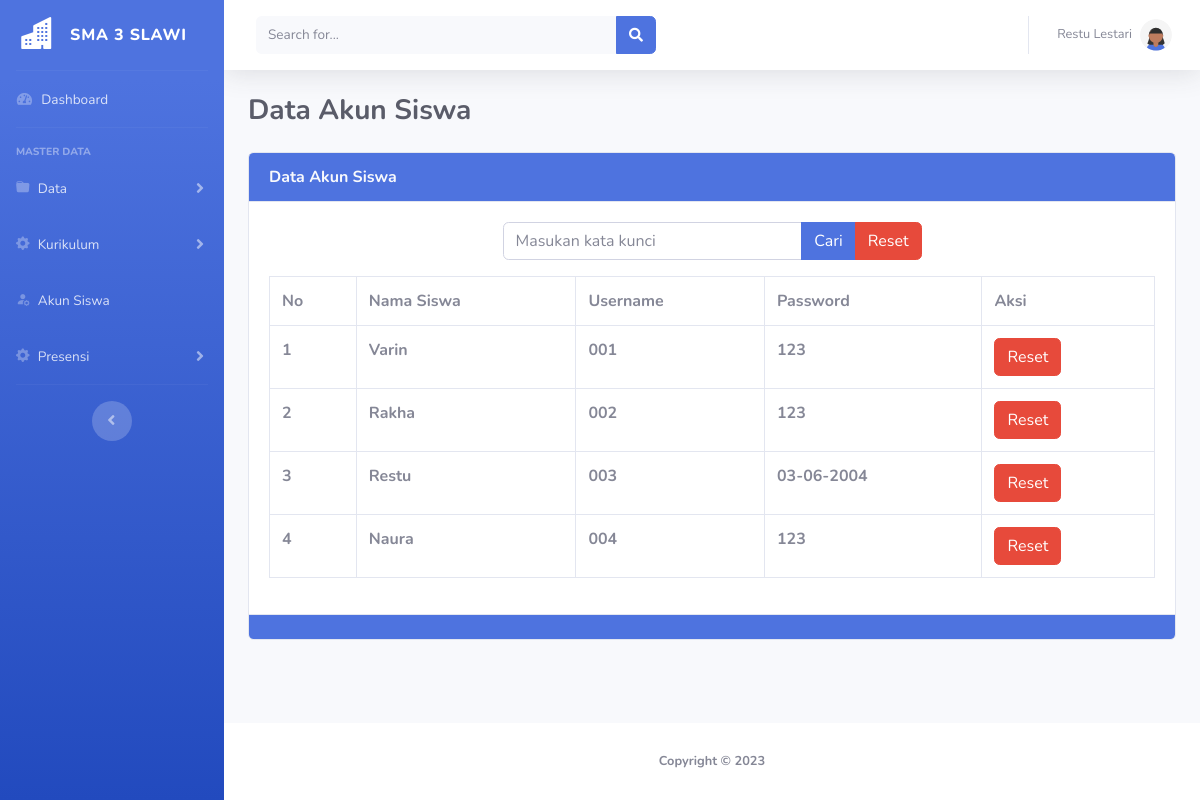
The app's page /admin/akun.php (signed in) with its own data.
### tables this page shows
CREATE TABLE `tblsiswa` (
  `id` int(11) NOT NULL,
  `nama` text NOT NULL,
  `nis` varchar(11) NOT NULL,
  `username` varchar(11) NOT NULL,
  `password` varchar(10) NOT NULL,
  `walikelas` varchar(128) NOT NULL,
  `kelas` varchar(128) NOT NULL
);

### admin/akun.php (the view, shortened to what this page needs)
<?php
include_once "../koneksi.php";
?>
<!DOCTYPE html>
<html lang="en">
<head>
    <link href="../assets/vendor/fontawesome-free/css/all.min.css" rel="stylesheet" type="text/css">
    <link href="https://cdn.jsdelivr.net/npm/bootstrap@5.2.3/dist/css/bootstrap.min.css" rel="stylesheet"
>
    <link rel="stylesheet" href="https://cdn.jsdelivr.net/npm/bootstrap-icons@1.10.5/font/bootstrap-icons.css">
    <link href="../assets/css/sb-admin-2.min.css" rel="stylesheet">
</head>
<body id="page-top">
    <div id="wrapper">
        <ul class="navbar-nav bg-gradient-primary sidebar sidebar-dark accordion" id="accordionSidebar">
            <a class="sidebar-brand d-flex align-items-center justify-content-center" href="index.php">
                <div class="sidebar-brand-icon">
                    <i class="bi bi-buildings-fill"></i>
                </div>
                <div class="sidebar-brand-text mx-3">SMA 3 SLAWI</div>
            </a>
            <hr class="sidebar-divider my-0">
            <li class="nav-item">
                <a class="nav-link" href="index.php">
                    <i class="fas fa-fw fa-tachometer-alt"></i>
                    <span>Dashboard</span></a>
            </li>
            <hr class="sidebar-divider">
            <div class="sidebar-heading">
                Master Data
            </div>
            <li class="nav-item">
                <a class="nav-link collapsed" href="#" data-toggle="collapse" data-target="#collapseTwo"
                    aria-expanded="true" aria-controls="collapseTwo">
                    <i class="bi bi-folder-fill"></i>
                    <span>Data</span>
                </a>
            </li>
            <li class="nav-item">
                <a class="nav-link collapsed" href="#" data-toggle="collapse" data-target="#collapseUtilities"
                    aria-expanded="true" aria-controls="collapseUtilities">
                    <i class="bi bi-gear-fill"></i>
                    <span>Kurikulum</span>
                </a>
            </li>
            <li class="nav-item">
                <a class="nav-link" href="akun.php">
                    <i class="bi bi-person-fill-gear"></i>
                    <span>Akun Siswa</span></a>
            </li>
            <li class="nav-item">
                <a class="nav-link collapsed" href="#" data-toggle="collapse" data-target="#collapse3"
                    aria-expanded="true" aria-controls="collapse3">
                    <i class="bi bi-gear-fill"></i>
                    <span>Presensi</span>
                </a>
            </li>
            <hr class="sidebar-divider d-none d-md-block">
            <div class="text-center d-none d-md-inline">
                <button class="rounded-circle border-0" id="sidebarToggle"></button>
            </div>
        </ul>
        <div id="content-wrapper" class="d-flex flex-column">
            <div id="content">
                <nav class="navbar navbar-expand navbar-light bg-white topbar mb-4 static-top shadow">
                    <form
                        class="d-none d-sm-inline-block form-inline mr-auto ml-md-3 my-2 my-md-0 mw-100 navbar-search">
                        <div class="input-group">
                            <input type="text" class="form-control bg-light border-0 small" placeholder="Search for..."
                                aria-label="Search" aria-describedby="basic-addon2">
                            <div class="input-group-append">
                                <button class="btn btn-primary" type="button">
                                    <i class="fas fa-search fa-sm"></i>
                                </button>
                            </div>
                        </div>
                    </form>
                    <ul class="navbar-nav ml-auto">
                        <li class="nav-item dropdown no-arrow">
                            <a class="nav-link dropdown-toggle" href="#" id="userDropdown" role="button"
                                data-toggle="dropdown" aria-haspopup="true" aria-expanded="false">
                                <span class="mr-2 d-none d-lg-inline text-gray-600 small">
                                    <?= $_SESSION['nama']; ?>
                                </span>
                                <img class="img-profile rounded-circle" src="../assets/img/undraw_profile_1.svg">
                            </a>
                        </li>
                    </ul>
                </nav>
                <div class="container-fluid">
                    <h1 class="h3 mb-4 text-gray-800"><b>Data Akun Siswa</h1>
                        <div class="card mt-4">
                            <div class="card-header bg-primary text-light">
                                Data Akun Siswa
                            </div>
                            <div class="card-body">
                                <div class="col-md-6 mx-auto">
                                    <form method="POST">
                                        <div class="input-group mb-3">
                                            <input type="text" name="tcari" class="form-control"
                                                placeholder="Masukan kata kunci">
                                            <button class="btn btn-primary" name="bcari" type="sumbit">Cari</button>
                                            <button class="btn btn-danger" name="breset" type="submit">Reset</button>
                                        </div>
                                    </form>
                                </div>
                                <table class="table table-stripped table-hover table-bordered">
                                    <tr>
                                        <th>No</th>
                                        <th>Nama Siswa</th>
                                        <th>Username</th>
                                        <th>Password</th>
                                        <th>Aksi</th>
                                    </tr>
                                    <?php
                                    $no = 1;
                                    if (isset($_POST['bcari'])) {
                                        $keyword = $_POST['tcari'];
                                        $q = "SELECT * FROM tblsiswa WHERE nama like '%$keyword%' order by id desc";
                                    } else {
                                        $q = "SELECT * FROM tblsiswa order by id desc";
                                    }
                                    $tampil = mysqli_query($koneksi, $q);
                                    while ($data = mysqli_fetch_array($tampil)):
                                        ?>
                                        <tr>
                                            <td>
                                                <?= $no++ ?>
                                            </td>
                                            <td>
                                                <?= $data['nama'] ?>
                                            </td>
                                            <td>
                                                <?= $data['username'] ?>
                                            </td>
                                            <td>
                                                <?= $data['password'] ?>
                                            </td>
                                            <td>
                                                <a href="akun.php?hal=hapus&id=<?= $data['id'] ?>" class="btn btn-danger"
                                                    onclick="return confirm('Apakah anda yakin akan menghapus data ini?')">Reset</a>
                                            </td>
                                        </tr>
                                    <?php endwhile; ?>
                                </table>
                            </div>
                            <div class="card-footer bg-primary">
                            </div>
                        </div>
                    </div>
                </div>
                <footer class="sticky-footer bg-white">
                    <div class="container my-auto">
                        <div class="copyright text-center my-auto">
                            <span>Copyright &copy; 2023</span>
                        </div>
                    </div>
                </footer>
            </div>
        </div>
</body>
</html>

### records on screen
tblsiswa: nama "Varin", username "001", password "123"
tblsiswa: nama "Rakha", username "002", password "123"
tblsiswa: nama "Restu", username "003", password "03-06-2004"
tblsiswa: nama "Naura", username "004", password "123"

### other values on screen
$_SESSION['nama'] "Restu Lestari"
